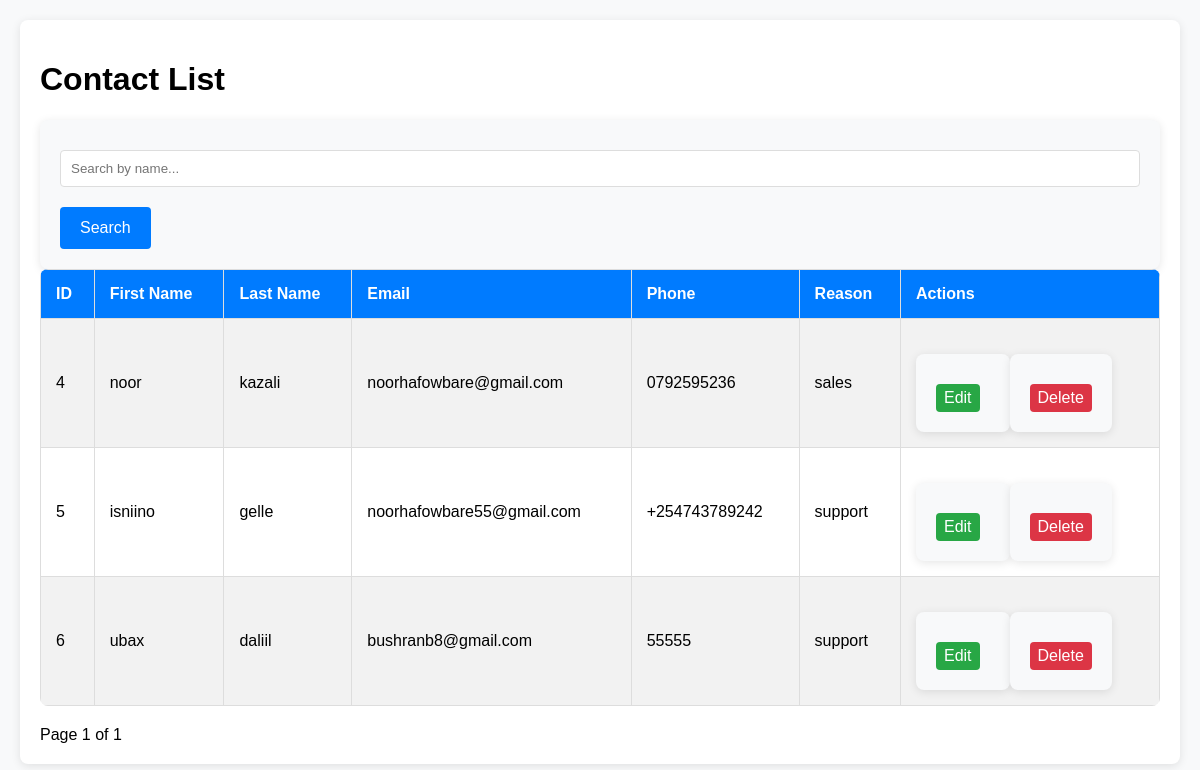
/admin/contacts, run on an earlier commit of the app's database.
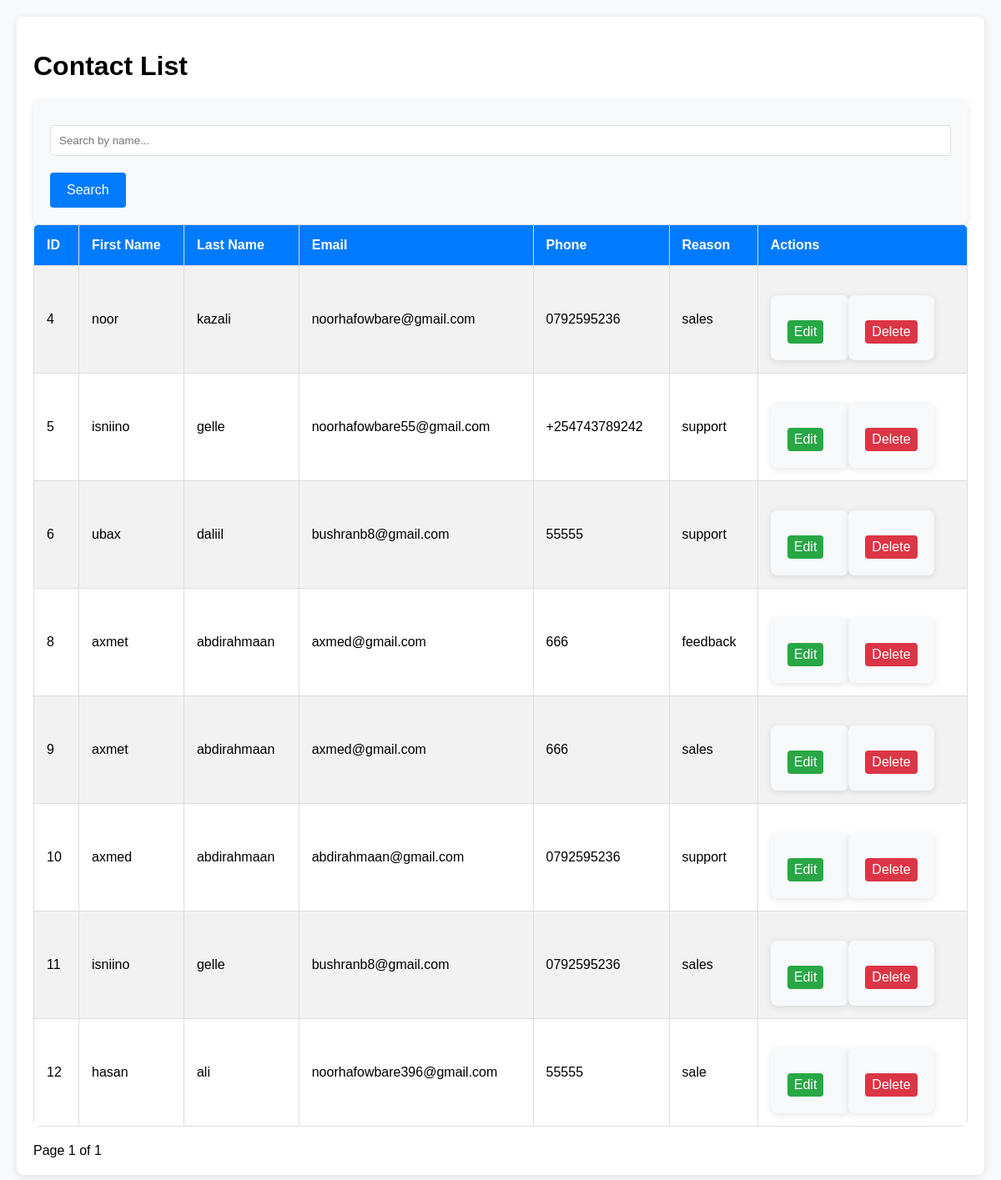
And on a later commit of the database.
### tables this page shows
CREATE TABLE contacts (
                    id INTEGER PRIMARY KEY AUTOINCREMENT,
                    first_name TEXT NOT NULL,
                    last_name TEXT NOT NULL,
                    email TEXT NOT NULL,
                    phone TEXT NOT NULL,
                    reason TEXT NOT NULL
                );

### app.py (the view)
@app.route('/admin/contacts')
def view_contacts():
    search = request.args.get('search', '')  # Search functionality
    page = request.args.get('page', 1, type=int)
    per_page = 10  # Number of records per page
    offset = (page - 1) * per_page
    conn = get_db_connection()
    query = 'SELECT * FROM contacts WHERE first_name LIKE ? OR last_name LIKE ? LIMIT ? OFFSET ?'
    search_param = f"%{search}%"
    contacts = conn.execute(query, (search_param, search_param, per_page, offset)).fetchall()
    total_query = 'SELECT COUNT(*) FROM contacts WHERE first_name LIKE ? OR last_name LIKE ?'
    total = conn.execute(total_query, (search_param, search_param)).fetchone()[0]
    conn.close()
    return render_template('contacts.html', contacts=contacts, page=page, per_page=per_page, total=total)

### app.py (called while the page is built)
def get_db_connection():
    conn = sqlite3.connect('database.db')
    conn.row_factory = sqlite3.Row
    return conn

### templates/contacts.html (shortened to what this page needs)
<!DOCTYPE html>
<html lang="en">
  <head>
    <link
      rel="stylesheet"
      href="{{ url_for('static', filename='css/admin.css') }}"
    />
  </head>
  <body>
    <div class="container">
      <h1>Contact List</h1>
      <div class="search-container">
        <form action="{{ url_for('view_contacts') }}" method="GET">
          <input
            type="text"
            name="search"
            placeholder="Search by name..."
            value="{{ request.args.get('search', '') }}"
          />
          <button type="submit">Search</button>
        </form>
      </div>
      <table>
        <tr>
          <th>ID</th>
          <th>First Name</th>
          <th>Last Name</th>
          <th>Email</th>
          <th>Phone</th>
          <th>Reason</th>
          <th>Actions</th>
        </tr>
        {% for contact in contacts %}
        <tr>
          <td>{{ contact.id }}</td>
          <td>{{ contact.first_name }}</td>
          <td>{{ contact.last_name }}</td>
          <td>{{ contact.email }}</td>
          <td>{{ contact.phone }}</td>
          <td>{{ contact.reason }}</td>
          <td>
            <div class="actions">
              <form
                action="{{ url_for('edit_contact', id=contact.id) }}"
                method="GET"
                style="display: inline"
              >
                <button class="edit" type="submit">Edit</button>
              </form>
              <form
                action="{{ url_for('delete_contact', id=contact.id) }}"
                method="POST"
                style="display: inline"
                onsubmit="return confirm('Are you sure you want to delete this contact?');"
              >
                <button class="delete" type="submit">Delete</button>
              </form>
            </div>
          </td>
        </tr>
        {% endfor %}
      </table>
      <div class="pagination">
        <span
          >Page {{ page }} of {{ (total // per_page) + (1 if total % per_page >
          0 else 0) }}</span
        >
      </div>
    </div>
  </body>
</html>

### static/css/admin.css (style rules this page uses)
body { font-family: Arial, sans-serif; background-color: #f8f9fa; margin: 0; padding: 20px; }
.container { max-width: 1200px; margin: 0 auto; padding: 20px; background-color: white; border-radius: 8px; box-shadow: 0 2px 10px rgba(0, 0, 0, 0.1); }
table { width: 100%; border-collapse: collapse; margin-bottom: 20px; background-color: white; border-radius: 8px; overflow: hidden; }
table th, table td { padding: 15px; border: 1px solid #ddd; text-align: left; }
table th { background-color: #007bff; color: white; font-size: 16px; }
table tr:nth-child(even) { background-color: #f2f2f2; }
button.edit { background-color: #28a745; color: white; border: none; padding: 5px 8px; border-radius: 4px; cursor: pointer; margin-right: 10px; }
button.delete { background-color: #dc3545; color: white; border: none; padding: 5px 8px; border-radius: 4px; cursor: pointer; }
.actions { display: flex; justify-content: flex-start; align-items: center; }
form { margin-top: 20px; background-color: #f8f9fa; padding: 20px; border-radius: 8px; box-shadow: 0 2px 10px rgba(0, 0, 0, 0.1); }
form input, form select, form textarea { width: 100%; padding: 10px; margin: 10px 0; border: 1px solid #ddd; border-radius: 4px; box-sizing: border-box; }
form button { background-color: #007bff; color: white; padding: 12px 20px; border: none; border-radius: 4px; cursor: pointer; font-size: 16px; margin-top: 10px; }

What changed in the data, as far as the page shows it:
added contacts: id "8", first_name "axmet", last_name "abdirahmaan", email "axmed@gmail.com", phone "666", reason "feedback"
added contacts: id "9", first_name "axmet", last_name "abdirahmaan", email "axmed@gmail.com", phone "666", reason "sales"
added contacts: id "10", first_name "axmed", last_name "abdirahmaan", email "abdirahmaan@gmail.com", phone "0792595236", reason "support"
added contacts: id "11", first_name "isniino", last_name "gelle", email "bushranb8@gmail.com", phone "0792595236", reason "sales"
added contacts: id "12", first_name "hasan", last_name "ali", email "noorhafowbare396@gmail.com", phone "55555", reason "sale"
